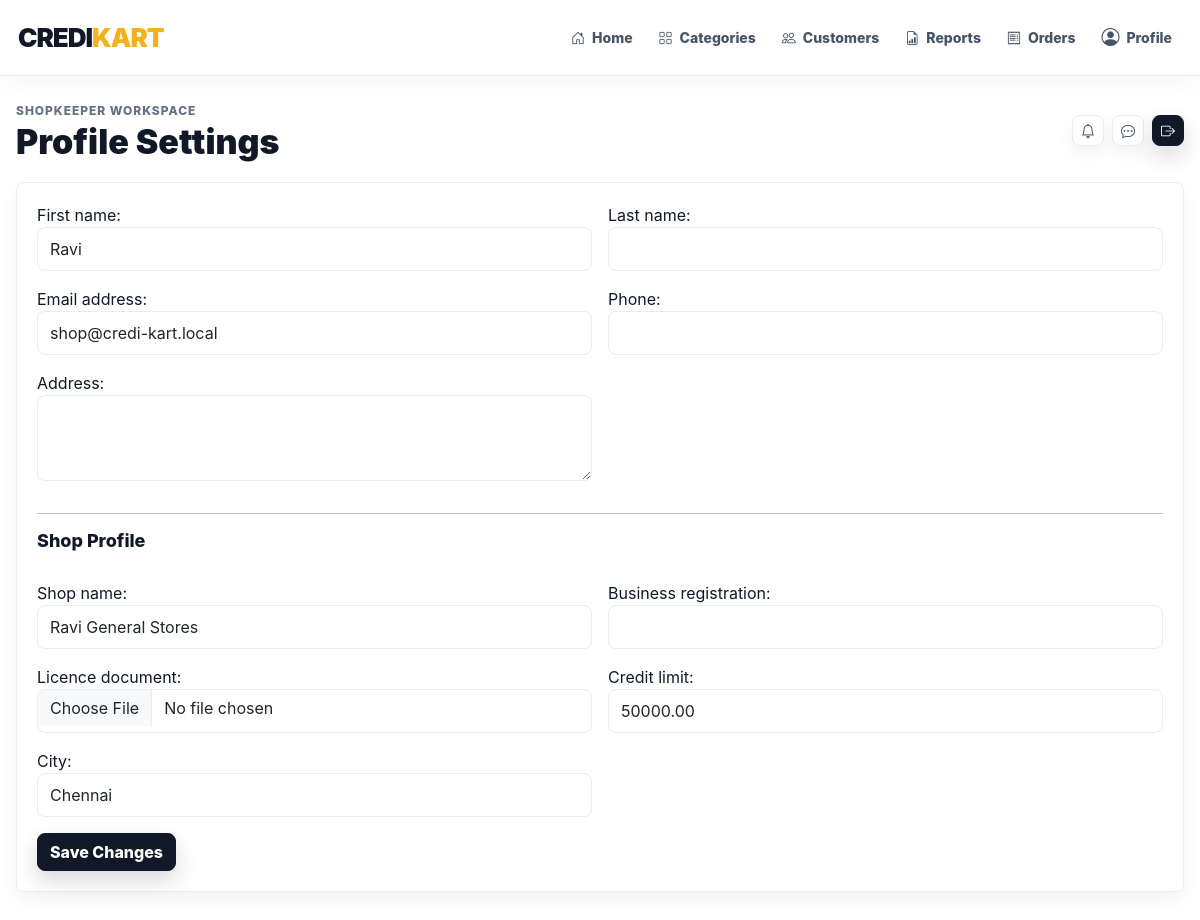
The app's page /accounts/profile/ (signed in) with its own data.
### accounts/models.py (models this page shows, shortened)
class User(AbstractUser):
    ADMIN = 'admin'
    SHOPKEEPER = 'shopkeeper'
    CUSTOMER = 'customer'
    ROLE_CHOICES = (
        (ADMIN, 'Admin'),
        (SHOPKEEPER, 'Shopkeeper'),
        (CUSTOMER, 'Customer'),
    )
    role = models.CharField(max_length=20, choices=ROLE_CHOICES, default=CUSTOMER)
    phone = models.CharField(max_length=20, blank=True)
    address = models.TextField(blank=True)
    is_approved = models.BooleanField(default=True)
    created_at = models.DateTimeField(auto_now_add=True)
    @property
    def is_platform_admin(self):
        return self.is_superuser or self.role == self.ADMIN
    @property
    def is_shopkeeper(self):
        return self.role == self.SHOPKEEPER
    @property
    def is_customer(self):
        return self.role == self.CUSTOMER

class Shopkeeper(models.Model):
    user = models.OneToOneField(User, on_delete=models.CASCADE, related_name='shopkeeper_profile')
    shop_name = models.CharField(max_length=120)
    business_registration = models.CharField(max_length=80, blank=True)
    licence_document = models.FileField(upload_to='shopkeeper_licences/', blank=True, null=True)
    credit_limit = models.DecimalField(max_digits=12, decimal_places=2, default=0)
    city = models.CharField(max_length=80, blank=True)
    is_active = models.BooleanField(default=True)
    created_at = models.DateTimeField(auto_now_add=True)

### accounts/views.py (the view)
# urls.py: path('profile/', views.profile, name='profile'),
@login_required
def profile(request):
    form = ProfileForm(request.POST or None, instance=request.user)
    shop_form = None
    if request.user.is_shopkeeper:
        shop_form = ShopProfileForm(request.POST or None, request.FILES or None, instance=request.user.shopkeeper_profile)
    if request.method == 'POST' and form.is_valid() and (shop_form is None or shop_form.is_valid()):
        form.save()
        if shop_form:
            shop_form.save()
        messages.success(request, 'Profile updated successfully.')
        return redirect('accounts:profile')
    return render(request, 'accounts/profile.html', {'form': form, 'shop_form': shop_form})

### accounts/forms.py
class ProfileForm(forms.ModelForm):
    class Meta:
        model = User
        fields = ('first_name', 'last_name', 'email', 'phone', 'address')
        widgets = {'address': forms.Textarea(attrs={'rows': 3})}
    def __init__(self, *args, **kwargs):
        super().__init__(*args, **kwargs)
        for field in self.fields.values():
            field.widget.attrs.setdefault('class', 'form-control')

class ShopProfileForm(forms.ModelForm):
    class Meta:
        model = Shopkeeper
        fields = ('shop_name', 'business_registration', 'licence_document', 'credit_limit', 'city')
    def __init__(self, *args, **kwargs):
        super().__init__(*args, **kwargs)
        for field in self.fields.values():
            field.widget.attrs.setdefault('class', 'form-control')

### templates/accounts/profile.html
{% extends 'base.html' %}
{% block page_title %}Profile Settings{% endblock %}
{% block content %}
<section class="panel">
  <form method="post" enctype="multipart/form-data" class="row g-3">{% csrf_token %}
    {% for field in form %}<div class="col-md-6">{{ field.label_tag }}{{ field }}{{ field.errors }}</div>{% endfor %}
    {% if shop_form %}
      <div class="col-12"><hr><h2 class="section-title">Shop Profile</h2></div>
      {% for field in shop_form %}<div class="col-md-6">{{ field.label_tag }}{{ field }}{{ field.errors }}</div>{% endfor %}
    {% endif %}
    <div class="col-12"><button class="btn btn-dark">Save Changes</button></div>
  </form>
</section>
{% endblock %}

### templates/base.html (shortened to what this page needs)
{% load static %}
<!doctype html>
<html lang="en">
<head>
  <link href="https://cdn.jsdelivr.net/npm/bootstrap@5.3.3/dist/css/bootstrap.min.css" rel="stylesheet">
  <link href="https://cdn.jsdelivr.net/npm/bootstrap-icons@1.11.3/font/bootstrap-icons.css" rel="stylesheet">
  <link href="{% static 'css/app.css' %}" rel="stylesheet">
</head>
<body class="{% if user.is_authenticated %}app-body{% else %}auth-body{% endif %}">
{% if user.is_authenticated %}
<div class="app-shell">
  <header class="site-navbar">
    <a class="brand" href="{% url 'dashboard:home' %}">CREDI<span>KART</span></a>
    <nav class="primary-nav" aria-label="Primary navigation">
      <a class="nav-link" href="{% url 'dashboard:home' %}"><i class="bi bi-house-door"></i>Home</a>
      {% if user.is_shopkeeper %}
        <a class="nav-link" href="{% url 'products:list' %}"><i class="bi bi-grid"></i>Categories</a>
        <a class="nav-link" href="{% url 'customers:list' %}"><i class="bi bi-people"></i>Customers</a>
        <a class="nav-link" href="{% url 'reports:shop' %}"><i class="bi bi-file-earmark-bar-graph"></i>Reports</a>
      {% endif %}
      <a class="nav-link" href="{% url 'orders:list' %}"><i class="bi bi-receipt"></i>Orders</a>
      <a class="nav-link nav-icon-link" href="{% url 'accounts:profile' %}"><i class="bi bi-person-circle"></i>Profile</a>
    </nav>
  </header>
  <main class="content">
    <header class="topbar app-container">
      <div>
        <p class="eyebrow mb-1">{{ user.get_role_display|default:'Admin' }} Workspace</p>
        <h1>{% block page_title %}Dashboard{% endblock %}</h1>
      </div>
      <div class="d-flex align-items-center gap-2">
        <a class="btn btn-soft btn-sm" href="{% url 'notifications:list' %}"><i class="bi bi-bell"></i></a>
        <a class="btn btn-soft btn-sm" href="{% url 'chat_system:inbox' %}"><i class="bi bi-chat-dots"></i></a>
        <form method="post" action="{% url 'accounts:logout' %}">{% csrf_token %}
          <button class="btn btn-dark btn-sm"><i class="bi bi-box-arrow-right"></i></button>
        </form>
      </div>
    </header>
    <div class="app-container page-transition">
      {% block content %}{% endblock %}
    </div>
  </main>
</div>
{% else %}
  {% block auth_content %}{% endblock %}
{% endif %}
</body>
</html>

### static/css/app.css (style rules this page uses)
:root { --ink: #111827; --muted: #667085; --line: #eaecf0; --panel: #ffffff; --canvas: #ffffff; --blue: #111827; --blue-strong: #030712; --blue-soft: #f3f4f6; --green: #10a310; --green-strong: #0b7f10; --green-soft: #ecfdf3; --gold: #f3b21a; --gold-soft: #fff7df; --rose-soft: #fff0f1; --shadow-sm: 0 8px 20px rgba(17, 24, 39, .05); --shadow-md: 0 20px 48px rgba(17, 24, 39, .08); --radius: 8px; }
* { box-sizing: border-box; }
html { scroll-behavior: smooth; }
body { margin: 0; color: var(--ink); background: var(--canvas); font-family: Inter, Manrope, Poppins, system-ui, -apple-system, BlinkMacSystemFont, "Segoe UI", sans-serif; letter-spacing: 0; }
a { color: inherit; text-decoration: none; }
.app-body { background: #fff; }
.app-shell { min-height: 100vh; }
.app-container { width: min(1180px, calc(100% - 32px)); margin: 0 auto; }
.site-navbar { position: sticky; top: 0; z-index: 50; display: flex; align-items: center; justify-content: space-between; gap: 22px; min-height: 76px; padding: 14px max(18px, calc((100vw - 1180px) / 2)); background: rgba(255, 255, 255, .94); border-bottom: 1px solid rgba(226, 232, 240, .82); box-shadow: 0 8px 26px rgba(15, 23, 42, .04); backdrop-filter: blur(18px); }
.brand { display: inline-flex; align-items: center; gap: 0; color: var(--blue); font-size: 26px; font-weight: 900; letter-spacing: -1px; white-space: nowrap; }
.brand span { color: var(--gold); }
.primary-nav { display: flex; align-items: center; justify-content: flex-end; gap: 6px; flex-wrap: wrap; }
.primary-nav .nav-link { position: relative; display: inline-flex; align-items: center; gap: 7px; min-height: 40px; padding: 9px 10px; border-radius: var(--radius); color: #475467; font-size: 14px; font-weight: 760; transition: color .2s ease, background .2s ease, transform .2s ease; }
.primary-nav .nav-link::after { content: ""; position: absolute; left: 10px; right: 10px; bottom: 4px; height: 2px; border-radius: 99px; background: var(--gold); transform: scaleX(0); transform-origin: left; transition: transform .2s ease; }
.nav-icon-link i { font-size: 18px; }
.content { padding: 26px 0 44px; min-width: 0; }
.topbar { display: flex; justify-content: space-between; align-items: center; gap: 16px; margin-bottom: 22px; }
.topbar h1 { font-size: clamp(24px, 3vw, 34px); line-height: 1.05; margin: 0; font-weight: 860; }
.eyebrow { color: var(--muted); font-size: 12px; text-transform: uppercase; font-weight: 850; letter-spacing: .08em; }
.btn { border-radius: var(--radius); font-weight: 760; transition: transform .2s ease, box-shadow .2s ease, background .2s ease, border-color .2s ease; }
.btn-dark { border-color: var(--ink); background: var(--ink); box-shadow: 0 10px 22px rgba(17, 24, 39, .16); }
.btn-soft { background: #fff; border: 1px solid var(--line); color: #334155; box-shadow: var(--shadow-sm); }
.panel, .item-card { background: #fff; border: 1px solid var(--line); border-radius: var(--radius); padding: 20px; box-shadow: var(--shadow-sm); }
.section-title { font-size: 18px; font-weight: 850; margin: 0 0 14px; }
.form-control, .form-select { border-radius: var(--radius); border-color: var(--line); min-height: 44px; }
.page-transition { animation: pageIn .42s ease both; }

### records on screen
User: role "SHOPKEEPER", form "Ravi" "shop@credi-kart.local"
Shopkeeper: shop_form "Ravi General Stores" "50000.00" "Chennai"

### other values on screen
{{ field.label_tag }} "First name:" "Last name:" "Email address:" "Phone:" "Address:"
{{ field.label_tag }} "Shop name:" "Business registration:" "Licence document:" "Credit limit:" "City:"
